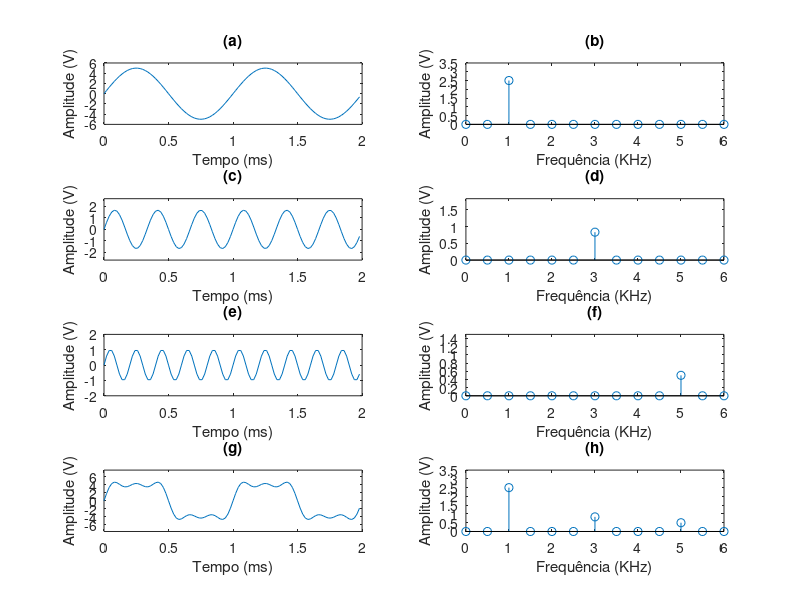
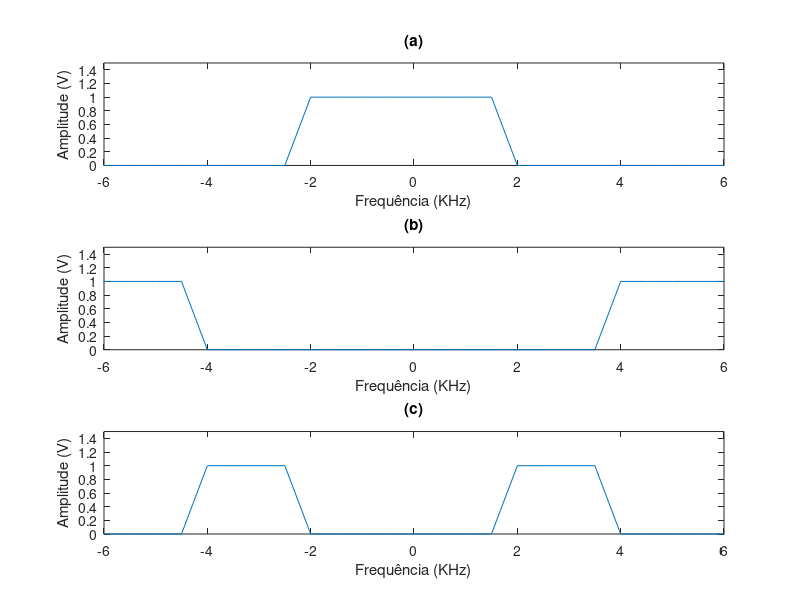
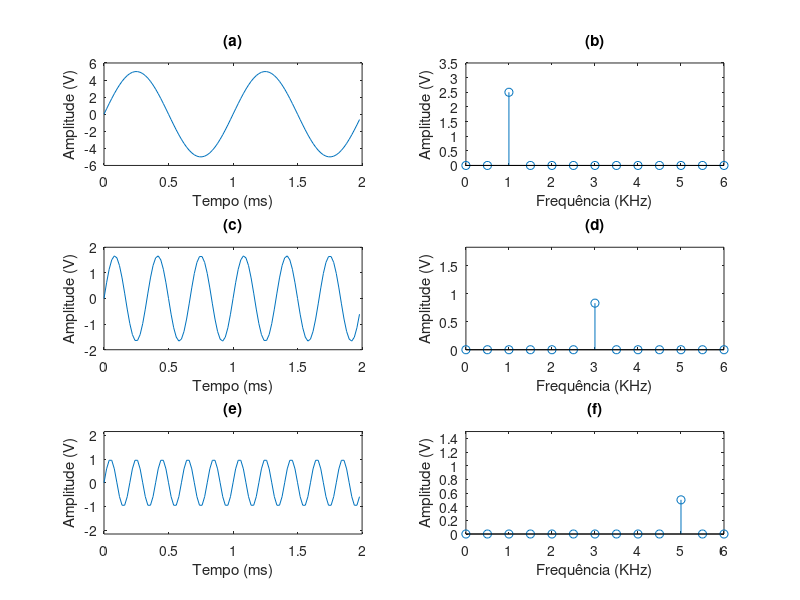

Write the MATLAB code that produced these figures, in order.
% --- SISTEMAS DE COMUNICACOES 1 ---
% Trabalho 1: Revisao de sinais de espectro
% DIA 08/03/2018
% Aluna: Jessica de Souza

% Questao 2 de 3

clear all;
close all;
clc;

%parametros iniciais
N = 10; %Numero de amostras
f1 = 1e3;
f2 = 3e3;
f3 = 5e3;
a1 = 5;
a2 = 5/3;
a3 = 1;

fa = N*f3;
ta = 1/fa;
t = [0:ta:(N*(1/f3))-ta];
f = [-fa/2:1/(N*(1/f3)):fa/2-1]; 

%Gerar um sinal s(t) composto pela somatória de 3 senos com amplitudes
%de 5V, 5/3V e 1V e frequências de 1, 3 e 5 kHz, respectivamente.

x1 = a1*sin(2*pi*f1*t);
x2 = a2*sin(2*pi*f2*t);
x3 = a3*sin(2*pi*f3*t);
s = x1 + x2 + x3;

X1 = fftshift(fft(x1)/length(x1));
X2 = fftshift(fft(x2)/length(x2));
X3 = fftshift(fft(x3)/length(x3));
S = fftshift(fft(s)/length(s));  %%dividir por length de s muda a amplitude para a escala original

%Plotar em uma figura os três cossenos e o sinal 's ' no domínio do tempo e
%da frequência

figure,
subplot(421);
plot(1e3*t,x1);
axis([0 2 -a1-1 a1+1]);
xlabel('Tempo (ms)');
ylabel('Amplitude (V)');
title('(a)');

subplot(422);
stem(f/1000,abs(X1));
axis([0 6 0 (a1/2)+1]);
xlabel('Frequência (KHz)');
ylabel('Amplitude (V)');
title('(b)');

subplot(423);
plot(t*1e3,x2);
axis([0 2 -a2-1 a2+1]);
xlabel('Tempo (ms)');
ylabel('Amplitude (V)');
title('(c)');

subplot(424);
stem(f/1000,abs(X2));
axis([0 6 0 (a2/2)+1]);
xlabel('Frequência (KHz)');
ylabel('Amplitude (V)');
title('(d)');

subplot(425);
plot(t*1e3,x3);
axis([0 2 -a3-1 a3+1]);
xlabel('Tempo (ms)');
ylabel('Amplitude (V)');
title('(e)');

subplot(426);
stem(f/1000,abs(X3));
axis([0 6 0 (a3/2)+1]);
xlabel('Frequência (KHz)');
ylabel('Amplitude (V)');
title('(f)');

subplot(427);
plot(t*1e3,s);
axis([0 2 -a3-a2-a1 a3+a2+a1]);
xlabel('Tempo (ms)');
ylabel('Amplitude (V)');
title('(g)');

subplot(428);
stem(f/1000,abs(S));
axis([0 6 0 1+(a1/2)]);
xlabel('Frequência (KHz)');
ylabel('Amplitude (V)');
title('(h)');

%Gerar 3 filtros ideais: 1 - Passa baixa (frequência de corte em 2kHz);
%2 - Passa alta (banda de passagem acima de 4kHz)
%3 - Passa faixa (banda de passagem entre 2 e 4kHz)

%1 - filtro pb
filt1 = [zeros(1,46) ones(1, 8) zeros(1,46)];

%2 - filtro pa
filt2 = [ones(1,42) zeros(1,16) ones(1,42)];

%3 - filtro pf
filt3 = [zeros(1,42) ones(1, 4) zeros(1,8) ones(1,4) zeros(1,42)];

%Plotar em uma figura a resposta em frequência dos 3 filtros
figure,
subplot(311), plot(f/1000,filt1);
axis([-6 6 0 1.5]);
xlabel('Frequência (KHz)');
ylabel('Amplitude (V)');
title('(a)');

subplot(312), plot(f/1000,filt2);
axis([-6 6 0 1.5]);
xlabel('Frequência (KHz)');
ylabel('Amplitude (V)');
title('(b)');

subplot(313), plot(f/1000,filt3);
axis([-6 6 0 1.5]);
xlabel('Frequência (KHz)');
ylabel('Amplitude (V)');
title('(c)');

%Passar o sinal s(t) através dos 3 filtros e plotar as saídas, no domínio do
%tempo e da frequência, para os 3 casos

SIG1 = filt1.*S;
SIG2 = filt2.*S;
SIG3 = filt3.*S;

sig1 = ifft(ifftshift(SIG1))*length(SIG1);
sig3 = ifft(ifftshift(SIG3))*length(SIG3);
sig2 = ifft(ifftshift(SIG2))*length(SIG2);

figure,

subplot(321),plot(t*1e3,sig1);
xlabel('Tempo (ms)');
ylabel('Amplitude (V)');
axis([0 2 -a1-1 a1+1]);
title('(a)');

subplot(322),stem(f/1e3,abs(SIG1));
xlabel('Frequência (KHz)');
ylabel('Amplitude (V)');
axis([0 6 0 (a1/2)+1]);
title('(b)');

subplot(323),plot(t*1e3,sig3);
xlabel('Tempo (ms)');
ylabel('Amplitude (V)');
axis([0 2 -a3-1 a3+1]);
title('(c)');

subplot(324),stem(f/1e3,abs(SIG3));
xlabel('Frequência (KHz)');
ylabel('Amplitude (V)');
axis([0 6 0 (a2/2)+1]);
title('(d)');

subplot(325),plot(t*1e3,sig2);
xlabel('Tempo (ms)');
ylabel('Amplitude (V)');
axis([0 2 -a2-0.5 a2+0.5]);
title('(e)');

subplot(326),stem(f/1e3,abs(SIG2));
xlabel('Frequência (KHz)');
ylabel('Amplitude (V)');
axis([0 6 0 (a3/2)+1]);
title('(f)');
